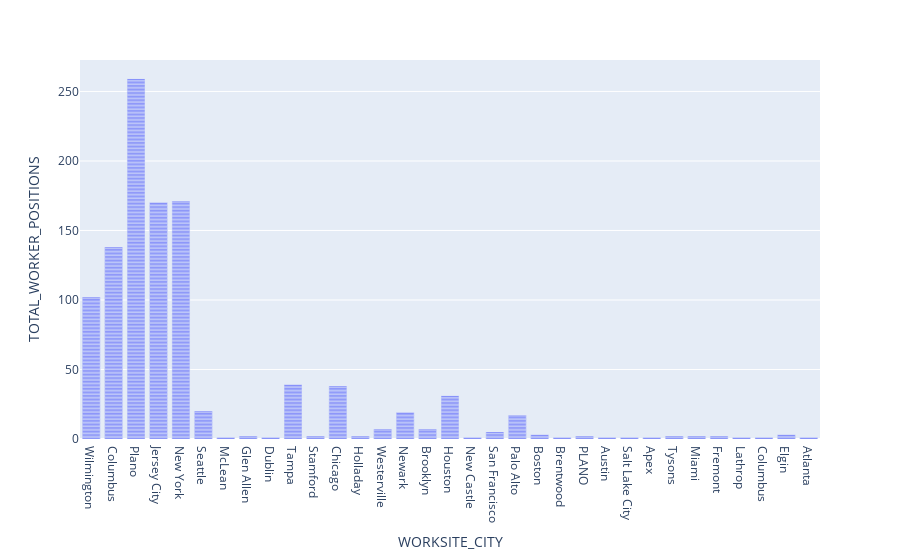

The cell this chart's notebook holds for it:
### Code cell
fig.show()

### Figure 1 — Plotly figure (JSON) as saved in the notebook; plotly's stock layout.template omitted (floating-point values rounded to 4 significant figures; data arrays with more than 128 entries replaced by an {"elided": "..."} marker saying what was removed)
{"data": [{"alignmentgroup": "True", "hovertemplate": "WORKSITE_CITY=%{x}<br>TOTAL_WORKER_POSITIONS=%{y}<extra></extra>", "legendgroup": "", "marker": {"color": "#636efa", "pattern": {"shape": ""}}, "name": "", "offsetgroup": "", "orientation": "v", "showlegend": false, "textposition": "auto", "x": {"elided": "1053 str values"}, "xaxis": "x", "y": {"elided": "1053 int values"}, "yaxis": "y", "type": "bar"}], "layout": {"xaxis": {"anchor": "y", "domain": [0, 1], "title": {"text": "WORKSITE_CITY"}, "type": "category", "range": [-0.5, 32.5], "autorange": true}, "yaxis": {"anchor": "x", "domain": [0, 1], "title": {"text": "TOTAL_WORKER_POSITIONS"}, "type": "linear", "range": [0, 272.6], "autorange": true}, "legend": {"tracegroupgap": 0}, "margin": {"t": 60}, "barmode": "relative", "autosize": true}}
